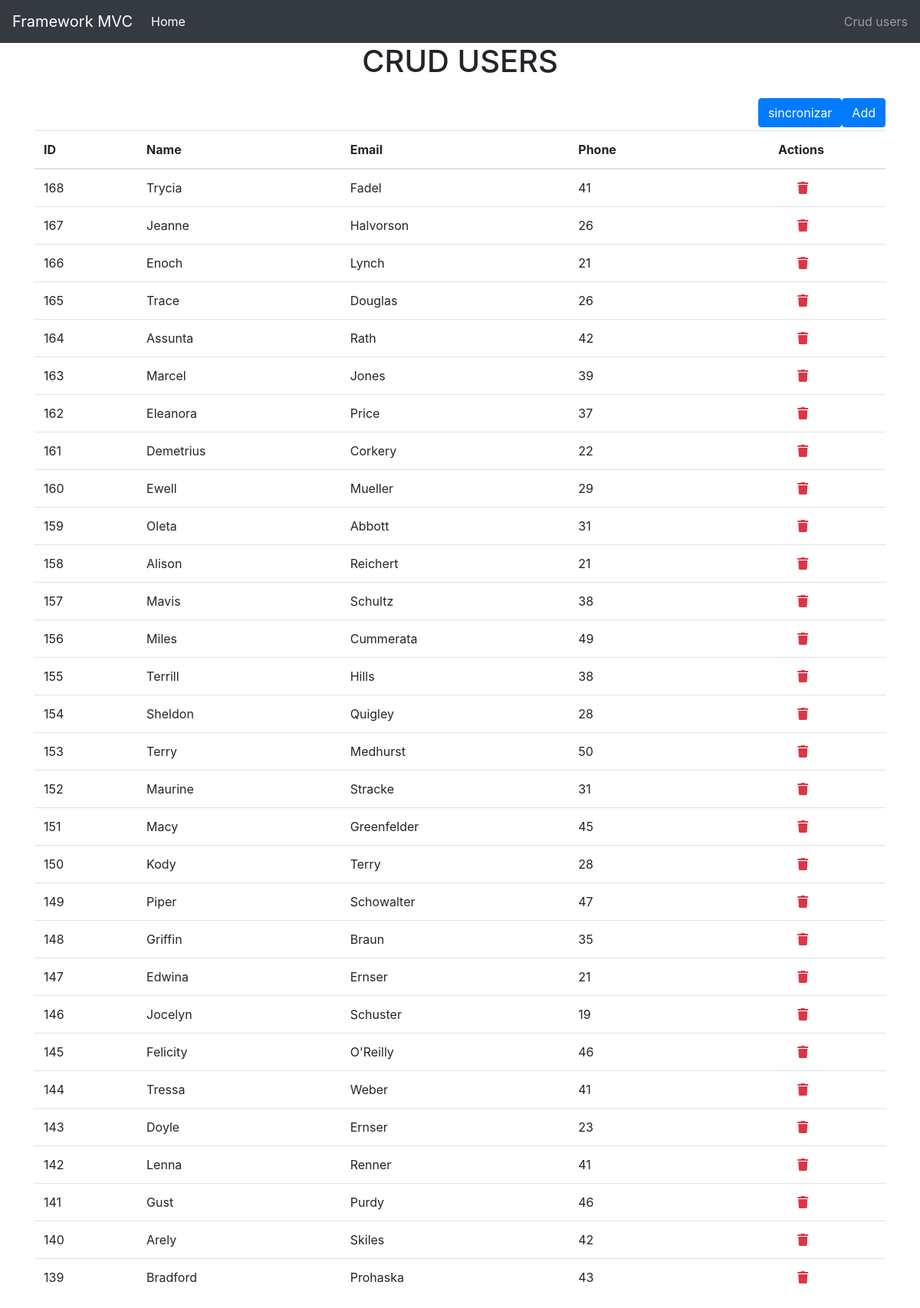
Page /mvc-php-master/public/index.php on the committed database.
### tables this page shows
CREATE TABLE `usuarios` (
  `firstname` varchar(100) NOT NULL,
  `lastname` varchar(100) NOT NULL,
  `age` int(3) NOT NULL,
  `email` varchar(75) NOT NULL,
  `image` varchar(200) NOT NULL,
  `idUsuario` int(20) NOT NULL,
  `status` int(1) NOT NULL
);

### mvc-php-master/app/controllers/Index.php (called while the page is built, shortened)
<?php
class Index extends Controller
{
  private $userModel;
  public function __construct()
  {
    $this->userModel = $this->model('User');
  }
  public function index()
  {
    $users = $this->userModel->users();
    $data = [
      'usuarios'     => $users,
    ];
    $this->view('pages/index', $data);
  }
}

### mvc-php-master/app/libraries/Core.php (called while the page is built, shortened)
<?php
class Core
{
  protected $method = 'index';
  public function __construct()
  {
    $url = $this->url();
    $this->controller = new $this->controller;
    $this->parameters = $url ? array_values($url) : [];
    call_user_func_array([$this->controller, $this->method], $this->parameters);
  }
}

### mvc-php-master/public/index.php (called while the page is built, shortened)
<?php
$init = new Core;

### mvc-php-master/app/libraries/DB.php (called while the page is built, shortened)
<?php
class DB
{
  private $host = DB_HOST;
  private $user = DB_USER;
  private $password = DB_PASSWORD;
  private $name_database = DB_NAME_DATABASE;
  private $db_handler;
  private $statement;
  public function __construct() {
    $dsn = 'mysql:host=' . $this->host . ';dbname=' . $this->name_database;
    $options = [
      PDO::ATTR_PERSISTENT  => true,
      PDO::ATTR_ERRMODE     => PDO::ERRMODE_EXCEPTION
    ];
    try {
      $this->db_handler = new PDO($dsn, $this->user, $this->password, $options);
      $this->db_handler->exec("SET NAMES 'utf8'");
    } catch (PDOException $e) {
      $this->error = $e->getMessage();
      echo $this->error;
    }
  }
  public function query($sql)
  {
    $this->statement = $this->db_handler->prepare($sql);
  }
  public function execute()
  {
    return $this->statement->execute();
  }
  public function records()
  {
    $this->execute();
    return $this->statement->fetchAll( PDO::FETCH_OBJ );
  }
}

### mvc-php-master/app/models/User.php (called while the page is built, shortened)
<?php
class User
{
  private $db;
  public function __construct()
  {
    $this->db = new DB;
  }
   public function users()
   {
      $this->db->query('SELECT idUsuario,firstname,lastname,age FROM usuarios ORDER BY idUsuario DESC ');
      $records = $this->db->records();
      return $records;
   }
}

### mvc-php-master/app/views/pages/index.php (the view, shortened to what this page needs)
<?php
require ROUTE_APP . '/views/includes/header.php';
?>
<main role="main">
  <div class="container">
    <div class="row">
      <div class="col-12 text-center">
        <h1>CRUD USERS</h1>
      </div>
    </div>
    <div class="row">
      <div class="col-12 mt-3">
        <div class="d-flex flex-row-reverse mb-1">
          <a href="<?php echo ROUTE_URL?>/add" class="btn btn-primary">Add</a>
          <a href="#" class="btn btn-primary" id="btn-sincronizar-data"  onClick="sincronizar()">sincronizar </a>
        </div>
        <table class="table">
          <thead>
            <tr>
              <th>ID</th>
              <th>Name</th>
              <th>Email</th>
              <th>Phone</th>
              <th class="text-center">Actions</th>
            </tr>
          </thead>
          <tbody>
            <?php foreach( $data['usuarios'] as $user):  ?>
              <tr>
                <td><?php echo $user->idUsuario ?></td>
                <td><?php echo $user->firstname ?></td>
                <td><?php echo $user->lastname ?></td>
                <td><?php echo $user->age ?></td>
                <td class="text-center">
                  <a href="<?php echo ROUTE_URL; ?>/pages/edit/<?php echo $user->id; ?>" class="text-warning">
                  </a>
                   <a href="#" id="btn-eliminar" class="text-danger">
                    <i class="fa fa-trash"></i>
                  </a>
                </td>
              </tr>
            <?php endforeach; ?>
          </tbody>
        </table>
      </div>
    </div>
  </div>
</main>
</body>
</html>

### mvc-php-master/app/libraries/Controller.php (shortened to what this page needs)
<?php
class Controller
{
  public function view($view, $data = [])
  {
    if ( file_exists( '../app/views/' . $view . '.php' ) ) {
      require_once '../app/views/' . $view . '.php';
    } else {
      die('View dont exists');
    }
  }
}

### mvc-php-master/app/views/includes/header.php (shortened to what this page needs)
<!DOCTYPE html>
<html lang="en">
<head>
  <link rel="stylesheet" href="https://stackpath.bootstrapcdn.com/bootstrap/4.5.2/css/bootstrap.min.css">
  <link rel="stylesheet" href="https://pro.fontawesome.com/releases/v5.10.0/css/all.css"/>
  <link rel="stylesheet" href="<?php echo ROUTE_URL; ?>/css/styles.css">
</head>
<body>
  <header>
    <nav class="navbar navbar-expand-lg navbar-dark bg-dark">
      <a class="navbar-brand" href="<?php echo ROUTE_URL; ?>"><?php echo NAME_SITE; ?></a>
      <div class="collapse navbar-collapse" id="navbarText">
        <ul class="navbar-nav mr-auto">
          <li class="nav-item active">
            <a class="nav-link" href="#">Home <span class="sr-only">(current)</span></a>
          </li>
        </ul>
        <span class="navbar-text">
          Crud users
        </span>
      </div>
    </nav>
  </header>

### rows in the picture
usuarios: idUsuario "168", firstname "Trycia", lastname "Fadel", age "41"
usuarios: idUsuario "167", firstname "Jeanne", lastname "Halvorson", age "26"
usuarios: idUsuario "166", firstname "Enoch", lastname "Lynch", age "21"
usuarios: idUsuario "165", firstname "Trace", lastname "Douglas", age "26"
usuarios: idUsuario "164", firstname "Assunta", lastname "Rath", age "42"
usuarios: idUsuario "163", firstname "Marcel", lastname "Jones", age "39"
usuarios: idUsuario "162", firstname "Eleanora", lastname "Price", age "37"
usuarios: idUsuario "161", firstname "Demetrius", lastname "Corkery", age "22"
usuarios: idUsuario "160", firstname "Ewell", lastname "Mueller", age "29"
usuarios: idUsuario "159", firstname "Oleta", lastname "Abbott", age "31"
usuarios: idUsuario "158", firstname "Alison", lastname "Reichert", age "21"
usuarios: idUsuario "157", firstname "Mavis", lastname "Schultz", age "38"
usuarios: idUsuario "156", firstname "Miles", lastname "Cummerata", age "49"
usuarios: idUsuario "155", firstname "Terrill", lastname "Hills", age "38"
usuarios: idUsuario "154", firstname "Sheldon", lastname "Quigley", age "28"
usuarios: idUsuario "153", firstname "Terry", lastname "Medhurst", age "50"
usuarios: idUsuario "152", firstname "Maurine", lastname "Stracke", age "31"
usuarios: idUsuario "151", firstname "Macy", lastname "Greenfelder", age "45"
usuarios: idUsuario "150", firstname "Kody", lastname "Terry", age "28"
usuarios: idUsuario "149", firstname "Piper", lastname "Schowalter", age "47"
usuarios: idUsuario "148", firstname "Griffin", lastname "Braun", age "35"
usuarios: idUsuario "147", firstname "Edwina", lastname "Ernser", age "21"
usuarios: idUsuario "146", firstname "Jocelyn", lastname "Schuster", age "19"
usuarios: idUsuario "145", firstname "Felicity", lastname "O'Reilly", age "46"
usuarios: idUsuario "144", firstname "Tressa", lastname "Weber", age "41"
usuarios: idUsuario "143", firstname "Doyle", lastname "Ernser", age "23"
usuarios: idUsuario "142", firstname "Lenna", lastname "Renner", age "41"
usuarios: idUsuario "141", firstname "Gust", lastname "Purdy", age "46"
usuarios: idUsuario "140", firstname "Arely", lastname "Skiles", age "42"
usuarios: idUsuario "139", firstname "Bradford", lastname "Prohaska", age "43"

### other values in the picture
NAME_SITE "Framework MVC"
